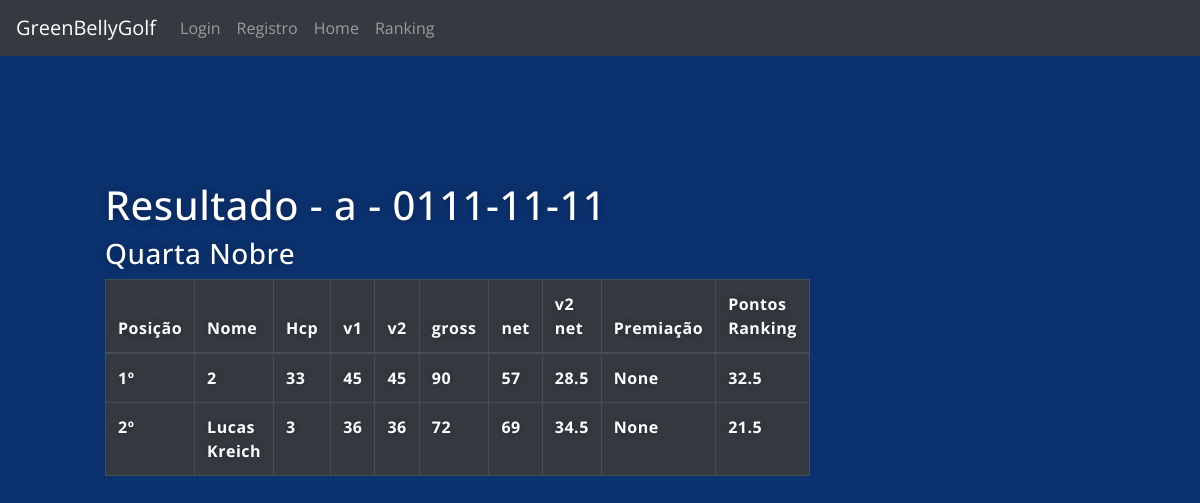
Before: /torneio/apuracao/1/resultado with the older database file.
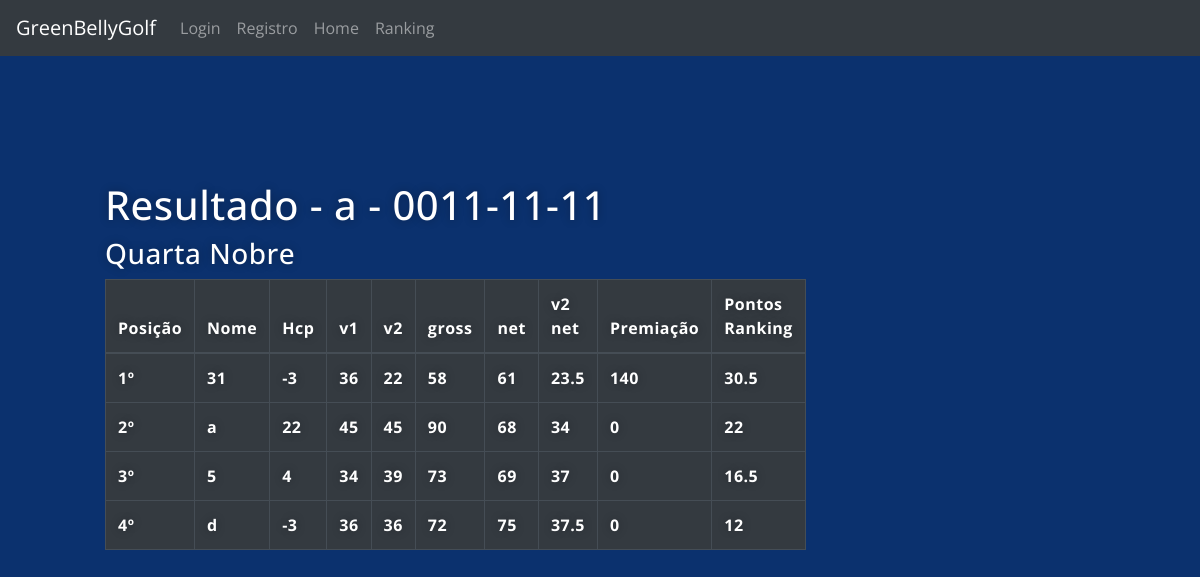
After: the same page with the newer database file.
### main.py (models this page shows)
class Torneios(db.Model):
    clube_id = db.Column(db.Integer)
    id = db.Column(db.Integer, primary_key=True)
    name = db.Column(db.String(1000))
    date = db.Column(db.String(100))
    type = db.Column(db.String(100))
    cat = db.Column(db.String(100))
    tees_saida = db.Column(db.String(100))
    encerrado = db.Column(db.String(100))

class Torneio_atual(db.Model):
    clube_id = db.Column(db.Integer)
    id = db.Column(db.Integer, primary_key=True)
    torneio_id = db.Column(db.String(100))
    jogador_id = db.Column(db.String(100))
    jogador = db.Column(db.String(100))
    tee_saida = db.Column(db.String(100))
    hcp = db.Column(db.Integer)
    cat = db.Column(db.String(100))
    juv = db.Column(db.String(100))
    senior = db.Column(db.String(100))
    b_saida = db.Column(db.String(100))
    pago = db.Column(db.String(100))
    b1 = db.Column(db.Integer)
    b2 = db.Column(db.Integer)
    b3 = db.Column(db.Integer)
    b4 = db.Column(db.Integer)
    b5 = db.Column(db.Integer)
    b6 = db.Column(db.Integer)
    b7 = db.Column(db.Integer)
    b8 = db.Column(db.Integer)
    b9 = db.Column(db.Integer)
    b10 = db.Column(db.Integer)
    b11 = db.Column(db.Integer)
    b12 = db.Column(db.Integer)
    b13 = db.Column(db.Integer)
    b14 = db.Column(db.Integer)
    b15 = db.Column(db.Integer)
    b16 = db.Column(db.Integer)
    b17 = db.Column(db.Integer)
    b18 = db.Column(db.Integer)
    v1_gross = db.Column(db.Integer)
    v2_gross = db.Column(db.Integer)
    total_gross = db.Column(db.Integer)
    total_net = db.Column(db.Integer)
    v2_net = db.Column(db.Integer)
    ult_6b_net = db.Column(db.Integer)
    ult_3b_net = db.Column(db.Integer)
    ult_b_net = db.Column(db.Integer)
    ganhos = db.Column(db.Integer)
    pt_rkg = db.Column(db.Integer)
    obs = db.Column(db.String(100))

### main.py (the view)
@ app.route('/torneio/apuracao/<id>/resultado')
def resultado_apuracao(id):
    t = Torneios.query.filter_by(id=id).first()
    torneio = Torneio_atual.query.filter_by(
        torneio_id=id).order_by(Torneio_atual.total_net, Torneio_atual.v2_net, Torneio_atual.ult_6b_net, Torneio_atual.ult_3b_net, Torneio_atual.ult_b_net).all()
    return render_template('resultado_apuracao.html',
                           title='resultado',
                           t=t, torneio=torneio)

### templates/resultado_apuracao.html (shortened to what this page needs)
{% extends "base.html" %}
{% block content %}
<div class="box_left">
    <div class="jog_cad">
        <h1 style="padding-top:50px">Resultado - {{t.name}} - {{t.date}}</h1>
        <h3>{{t.type}}</h3>
        <table class="table table-dark table-bordered ">
            <thead class="thead-dark">
                <tr>
                    <th scope="col">Posição</th>
                    <th scope="col">Nome</th>
                    <th scope="col">Hcp</th>
                    <th scope="col">v1</th>
                    <th scope="col">v2</th>
                    <th scope="col">gross</th>
                    <th scope="col">net</th>
                    <th scope="col">v2 net</th>
                    <th scope="col">Premiação</th>
                    <th scope="col">Pontos Ranking</th>
                </tr>
            </thead>
            <tbody>
                {% for row in torneio %}
                <tr>
                    <th scope="row">{{loop.index}}º</th>
                    <th scope="row">{{row.jogador}}
                    </th>
                    <th scope="row">{{row.hcp}}</th>
                    <th scope="row">{{row.v1_gross}}</th>
                    <th scope="row">{{row.v2_gross}}</th>
                    <th scope="row">{{row.total_gross}}</th>
                    <th scope="row">{{row.total_net}}</th>
                    <th scope="row">{{row.v2_net}}</th>
                    <th scope="row">{{row.ganhos}}</th>
                    <th scope="row">{{row.pt_rkg}}</th>
                    {% endfor %}
            </tbody>
    </div>
</div>
{% endblock %}

Changed rows visible on the page:
changed Torneios "Quarta Nobre": date "0111-11-11" → "0011-11-11"
now on this page (row edited): Torneio_atual: jogador "31", hcp "-3", v1_gross "36", v2_gross "22", total_gross "58", total_net "61", v2_net "23.5", ganhos "140", pt_rkg "30.5"
changed Torneio_atual (number 2 of 4 on the later page): jogador "2" → "a"; hcp "33" → "22"; total_net "57" → "68"; v2_net "28.5" → "34"; ganhos "None" → "0"; pt_rkg "32.5" → "22"
now on this page (row edited): Torneio_atual: jogador "5", hcp "4", v1_gross "34", v2_gross "39", total_gross "73", total_net "69", v2_net "37", ganhos "0", pt_rkg "16.5"
changed Torneio_atual (number 4 of 4 on the later page): jogador "Lucas Kreich" → "d"; hcp "3" → "-3"; total_net "69" → "75"; v2_net "34.5" → "37.5"; ganhos "None" → "0"; pt_rkg "21.5" → "12"
